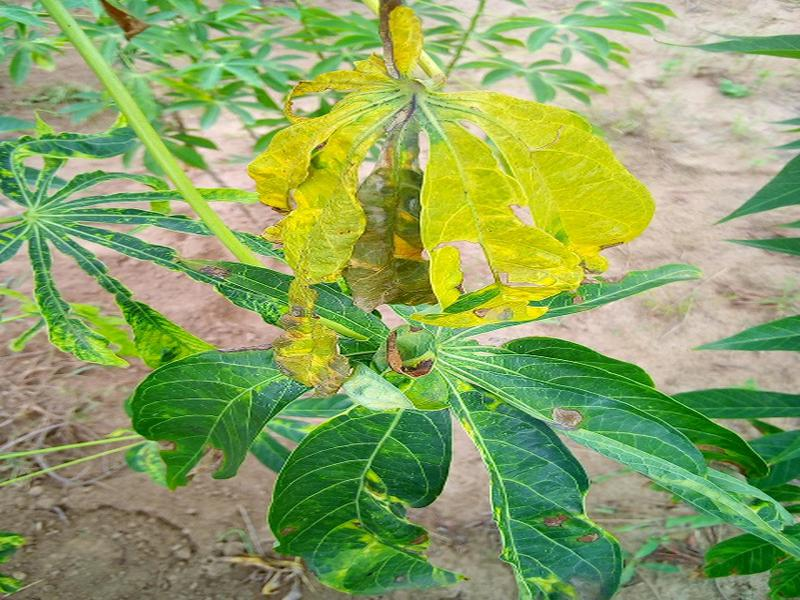
#> input picture Assets/Cassava___bacterial_blight/102485576.jpg, 800 x 600 px; its folder holds only this picture in this run
$ jupyter execute --allow-errors Percobaan4.ipynb   (older library calls are emulated)
#> lines starting #> are read from the running program, lines starting #| are printed output that depends on the picture; after the words box and inside, x2 and y2 are one past the last pixel; in counts of white or black regions, pixels touching at a corner belong together
[cell 1]
import os
import cv2 as cv
import matplotlib.pyplot as plt
import numpy as np
import pandas as pd
from sklearn.model_selection import train_test_split, cross_val_predict
from sklearn.metrics import accuracy_score, classification_report
from skimage.feature import graycomatrix, graycoprops
from skimage.filters import threshold_otsu
from scipy.stats import entropy
from sklearn.ensemble import RandomForestClassifier
from sklearn.svm import SVC
from sklearn.neighbors import KNeighborsClassifier
from sklearn.metrics import accuracy_score, precision_score, recall_score, f1_score, confusion_matrix, classification_report
from sklearn.metrics import (confusion_matrix, ConfusionMatrixDisplay)
import seaborn as sns

### Analisis Modul dan Pustaka (Import Library)

Cell ini berfungsi untuk memuat seluruh pustaka (*library*) dan modul Python yang diperlukan dalam membangun sistem klasifikasi citra digital berbasis ekstraksi fitur tekstur.

Berikut adalah pengelompokkan fungsi dari setiap pustaka yang diimpor:

#### 1. Manajemen Sistem dan File
*   `os`: Digunakan untuk berinteraksi dengan sistem operasi, seperti membaca struktur folder, mengakses jalur file (*file path*), dan mengelola direktori dataset citra.

#### 2. Pengolahan Citra Digital (Image Processing)
*   `cv2` (OpenCV): Pustaka utama untuk membaca, mengubah ukuran (*resize*), mengubah ruang warna (misalnya dari BGR ke *grayscale*), dan memanipulasi matriks citra.
*   `threshold_otsu` (`skimage.filters`): Algoritma untuk melakukan segmentasi citra secara otomatis dengan memisahkan objek (*foreground*) dari latar belakang (*background*) berdasarkan nilai ambang batas optimal.
*   `graycomatrix` dan `graycoprops` (`skimage.feature`): Modul untuk mengekstraksi fitur tekstur menggunakan metode *Gray-Level Co-occurrence Matrix* (GLCM).

#### 3. Analisis Data dan Komputasi Numerik
*   `numpy` (np): Digunakan untuk komputasi numerik dan manipulasi array multidimensi, karena setiap citra digital dibaca oleh Python dalam bentuk matriks angka.
*   `pandas` (pd): Digunakan untuk menyusun, mengelola, dan menyimpan data fitur hasil ekstraksi ke dalam bentuk tabel (*DataFrame*).
*   `entropy` (`scipy.stats`): Digunakan untuk menghitung nilai keacakan atau informasi (entropi) dari distribusi intensitas piksel citra sebagai fitur tambahan.

#### 4. Pembelajaran Mesin (Machine Learning)
*   `train_test_split`: Fungsi untuk membagi dataset menjadi dua bagian, yaitu data latih (*training data*) untuk melatih model dan data uji (*testing data*) untuk menguji performa model.
*   `cross_val_predict`: Fungsi untuk melakukan validasi silang (*cross-validation*) guna mendapatkan prediksi yang lebih objektif dari seluruh dataset.
*   `RandomForestClassifier`: Algoritma klasifikasi berbasis kumpulan pohon keputusan (*ensemble learning*).
*   `SVC` (Support Vector Classifier): Algoritma klasifikasi berbasis pemisahan hiperplan (*hyperplane*).
*   `KNeighborsClassifier`: Algoritma klasifikasi berbasis kedekatan jarak antar data (tetangga terdekat).

#### 5. Evaluasi Model dan Visualisasi
*   `accuracy_score`, `precision_score`, `recall_score`, `f1_score`: Metrik standar untuk mengukur kinerja dan akurasi dari model klasifikasi yang digunakan.
*   `confusion_matrix` dan `classification_report`: Alat untuk melihat detail performa klasifikasi pada masing-masing kelas target.
*   `ConfusionMatrixDisplay`: Modul bawaan Scikit-Learn untuk menampilkan matriks kebingungan secara visual.
*   `matplotlib.pyplot` (plt): Pustaka dasar untuk menampilkan gambar, grafik plot, atau diagram analisis.
*   `seaborn` (sns): Pustaka visualisasi data berbasis Matplotlib untuk menampilkan grafik statistik (seperti *heatmap* dari *confusion matrix*) dengan visualisasi yang lebih rapi.

---

### Proses yang Terjadi pada Cell

1.  **Pemuatan ke Memori**: Saat cell dijalankan, Python akan mencari dan memuat seluruh kode dari pustaka yang terinstal di lingkungan kerja ke dalam memori RAM.
2.  **Inisialisasi Alias**: Pustaka besar seperti OpenCV, NumPy, Pandas, Seaborn, dan Matplotlib diberi nama alias (seperti `cv`, `np`, `pd`, `sns`, `plt`) untuk menyederhanakan penulisan kode di tahap berikutnya.

---

### Pengaruh untuk Cell Selanjutnya

Cell ini merupakan **fondasi utama** dari seluruh rangkaian program. Jika cell ini tidak dijalankan terlebih dahulu, atau terjadi error karena ada pustaka yang belum terinstal, maka cell-cell di bawahnya tidak akan bisa dieksekusi.

Secara spesifik, cell ini memberikan pengaruh langsung terhadap:
*   **Proses Input/Output**: Mengizinkan cell selanjutnya untuk membaca file gambar di dalam folder menggunakan `os` dan `cv2`.
*   **Proses Pra-pemrosesan & Ekstraksi Fitur**: Mengizinkan perhitungan segmentasi citra (Otsu) serta ekstraksi parameter tekstur GLCM (*contrast, correlation, energy, homogeneity*).
*   **Proses Training Model**: Menyediakan arsitektur algoritma (SVM, Random Forest, KNN) yang siap diisi oleh data fitur yang telah diekstraksi.
*   **Proses Evaluasi**: Menyediakan fungsi visualisasi untuk menampilkan grafik performa dan tabel akurasi di akhir proses program.

[cell 2]
data = []
labels = []
file_name = []

IMG_SIZE = (128, 128)

for sub_folder in os.listdir("Assets"):
    sub_folder_files = os.listdir(os.path.join("Assets", sub_folder))
    for i, filename in enumerate(sub_folder_files):
        img_path = os.path.join("Assets", sub_folder, filename)
        img = cv.imread(img_path)
#> img is the input picture: shape (600, 800, 3); mean B, G, R 98.7, 163.6, 138.8

        if img is None:
            continue

        data.append(img)
        labels.append(sub_folder)
        file_name.append(f"{sub_folder}_{i+1}.jpg")

print(f"Total data: {len(data)}")
#| Total data: 2
print(f"Kelas: {sorted(set(labels))}")

### Analisis Proses Pembacaan Dataset (Data Loading)

Cell ini berfungsi untuk melakukan pemrosesan awal berupa pembacaan berkas citra digital secara otomatis dari direktori lokal, mengorganisasikannya ke dalam struktur data Python, serta mencatat label kategori berdasarkan struktur foldernya.

Berikut adalah rincian fungsionalitas dari setiap baris kode:

#### 1. Inisialisasi Struktur Data dan Konfigurasi
* `data = []`, `labels = []`, `file_name = []`: Membuat tiga *list* kosong yang akan digunakan sebagai wadah untuk menyimpan matriks citra piksel, label kategori (kelas), dan nama file baru yang terformat.
* `IMG_SIZE = (128, 128)`: Mendefinisikan variabel dimensi target untuk proses penyeragaman ukuran citra (meskipun pada cell ini variabel tersebut belum diaplikasikan di dalam *loop*).

#### 2. Iterasi dan Penjelajahan Direktori (Looping)
* `for sub_folder in os.listdir("Assets")`: Melakukan perulangan untuk membaca setiap sub-folder yang berada di dalam folder utama bernama `"Assets"`. Nama dari sub-folder ini secara otomatis akan dijadikan sebagai representasi nama kelas/label target.
* `os.path.join("Assets", sub_folder)`: Menggabungkan jalur direktori secara aman agar kompatibel dengan sistem operasi yang digunakan.
* `enumerate(sub_folder_files)`: Mengiterasi setiap file di dalam sub-folder sekaligus menyediakan indeks angka (`i`) yang dimulai dari 0 untuk kebutuhan penamaan file yang unik.

#### 3. Pemrosesan dan Validasi Citra
* `cv.imread(img_path)`: Menggunakan OpenCV untuk membaca file citra dari jalur komputer dan mengubahnya menjadi sebuah matriks array NumPy (format default BGR).
* `if img is None: continue`: Sebuah mekanisme validasi (*error handling*). Jika ada file yang rusak, korup, atau bukan berformat citra sehingga gagal dibaca oleh OpenCV, program akan langsung melewati (*skip*) file tersebut dan melanjutkan ke file berikutnya tanpa menghentikan seluruh proses (*crash*).

#### 4. Penyimpanan Data dan Output
* `data.append(img)` & `labels.append(sub_folder)`: Memasukkan matriks citra dan labelnya ke dalam *list* masing-back secara berurutan, sehingga indeks pada `data` akan selalu berpasangan dengan indeks pada `labels`.
* `file_name.append(f"{sub_folder}_{i+1}.jpg")`: Membuat format penamaan baru yang rapi untuk setiap citra berbasis nama kelas dan nomor urutannya (misal: `KelasA_1.jpg`, `KelasA_2.jpg`).
* `print(...)`: Menampilkan ringkasan informasi di akhir proses berupa total keseluruhan citra yang berhasil dimuat serta daftar nama kelas unik yang ditemukan setelah diurutkan secara alfabetis.

---

### Proses yang Terjadi pada Cell

1.  **Eksposisi Struktur Folder**: Program masuk ke dalam folder `"Assets"`, melihat folder kategori di dalamnya, lalu memeriksa setiap file gambar yang ada di tiap-tiap kategori tersebut.
2.  **Konversi Citra ke Matriks**: Setiap gambar fisik (seperti format .jpg atau .png) dibaca dan diterjemahkan menjadi representasi angka piksel di dalam memori.
3.  **Sinkronisasi Indeks**: Program memastikan bahwa gambar ke-$n$ di dalam *list* `data` memiliki label yang sesuai di indeks ke-$n$ pada *list* `labels`.

---

### Pengaruh untuk Cell Selanjutnya

Cell ini bertindak sebagai **penyedia data mentah (Data Provider)** untuk tahapan-tahapan berikutnya di dalam proyek pengolahan citra.

Secara spesifik, pengaruhnya meliputi:
* **Tahap Pra-pemrosesan Lanjutan**: *List* `data` yang berisi citra asli siap digunakan pada cell berikutnya untuk diubah ukurannya menggunakan variabel `IMG_SIZE`, dikonversi ke *grayscale*, atau dilakukan segmentasi biner (Otsu Thresholding).
* **Tahap Ekstraksi Fitur**: Struktur matriks di dalam `data` akan menjadi input utama bagi fungsi ekstraksi fitur tekstur GLCM untuk dihitung nilai fiturnya satu per satu.
* **Tahap Pemisahan Dataset**: *List* `data` (setelah diekstrak fiturnya) dan `labels` akan menjadi argumen input bagi fungsi `train_test_split()` untuk memisahkan data latih dan data uji sebelum masuk ke algoritma *Machine Learning*.

[cell 3]
def median_filter(img, size):
    h, w = img.shape
    pad = size // 2
    padded = np.pad(img, pad, mode='edge')
    canvas = np.zeros_like(img, dtype=np.uint8)

    area = size * size
    target = area // 2

    for i in range(h):
        for j in range(w):
            region = padded[i:i+size, j:j+size]

            counts = [0] * 256
            for row in region:
                for val in row:
                    counts[int(val)] += 1

            current_sum = 0
            for val in range(256):
                current_sum += counts[val]
                if current_sum > target:
                    canvas[i, j] = val
                    break
    return canvas

kernel = np.array([
    [0, 1, 0],
    [1, 1, 1],
    [0, 1, 0]
], dtype=np.uint8)

### Analisis Fungsi Filter Median dan Inisialisasi Kernel

Cell ini mendefinisikan sebuah fungsi kustom untuk mereduksi derau (*noise reduction*) menggunakan **Median Filter** yang dioptimalkan dengan metode *histogram counting*, serta menginisialisasi sebuah struktur elemen matriks (*kernel*) berbentuk palang (cross).

Berikut adalah rincian fungsionalitas dari setiap bagian kode:

#### 1. Implementasi Kustom `median_filter(img, size)`
Fungsi ini melakukan penyaringan derau (terutama derau *salt-and-pepper*) dengan mencari nilai tengah dari intensitas piksel di sekitar tetangga terdekatnya tanpa menggunakan fungsi bawaan OpenCV.
* **Padding Gambar**:
    * `pad = size // 2`: Menghitung ketebalan baris/kolom tambahan berdasarkan ukuran *kernel*.
    * `padded = np.pad(img, pad, mode='edge')`: Menambahkan tepian pada gambar asli dengan menyalin nilai piksel terluar (*edge*). Hal ini dilakukan agar piksel di bagian tepi gambar asli tetap dapat diproses oleh *kernel*.
* **Inisialisasi Kanvas**: `canvas = np.zeros_like(img, dtype=np.uint8)` membuat matriks kosong berwarna hitam dengan dimensi yang sama seperti gambar asli sebagai wadah hasil filter.
* **Optimasi Median Menggunakan Histogram (Counting)**:
    * `counts = [0] * 256`: Alih-alih melakukan pengurutan (*sorting*) array piksel secara konvensional yang memakan waktu lama ($O(N \log N)$), fungsi ini membuat array frekuensi/histogram lokal berukuran 256 elemen untuk mencatat kemunculan nilai intensitas piksel di dalam jendela tetangga (*region*).
    * `current_sum += counts[val]`: Melakukan penjumlahan kumulatif (*cumulative sum*) dari intensitas 0 hingga 256. Ketika jumlah kumulatif melewati nilai indeks tengah (`target = area // 2`), maka nilai intensitas `val` tersebut dideklarasikan sebagai nilai median dan dimasukkan ke dalam `canvas[i, j]`.

#### 2. Definisi Struktur Kernel (`kernel`)
* `kernel = np.array([...], dtype=np.uint8)`: Membuat sebuah matriks biner $3 \times 3$ berbentuk palang (*cross-shaped*). Matriks jenis ini biasanya digunakan sebagai *structuring element* (SE) dalam operasi morfologi citra digital seperti **Erosi**, **Dilasi**, **Opening**, atau **Closing** pada tahapan segmentasi.

---

### Proses yang Terjadi pada Cell

1.  **Deklarasi Fungsi Logika**: Python menyimpan algoritma perataan median kustom ke dalam memori. Algoritma ini memproses gambar beralur spasial blok demi blok piksel.
2.  **Alokasi Struktur Morfologi**: Matriks `kernel` biner dialokasikan ke dalam variabel sehingga siap digunakan untuk memanipulasi bentuk geometris objek di dalam citra.

---

### Pengaruh untuk Cell Selanjutnya

Cell ini berfungsi sebagai penyedia fungsi **Pra-pemrosesan Tingkat Lanjut (Advanced Preprocessing)** dan **Operasi Morfologi**.

Secara spesifik, pengaruhnya meliputi:
* **Tahap Perbaikan Kualitas Citra (Image Enhancement)**: Cell berikutnya dapat memanggil fungsi `median_filter(img, size)` untuk membersihkan derau bintik hitam-putih pada citra-citra yang ada di dalam *list* `data` sebelum masuk ke tahap segmentasi.
* **Tahap Segmentasi dan Perbaikan Bentuk**: Objek `kernel` yang berbentuk palang siap digunakan pada cell di bawahnya sebagai parameter di dalam fungsi morfologi OpenCV (seperti `cv.morphologyEx` atau `cv.dilate`/`cv.erode`) untuk menutup lubang-lubang kecil pada objek atau memisahkan objek yang saling menempel setelah proses *thresholding* (Otsu).

[cell 4]
def threshold_otsu_method(image):
    batas = threshold_otsu(image)   # ← batas dihitung otomatis
    hasil = np.copy(image)
    hasil[hasil >= batas] = 255
    hasil[hasil < batas] = 0
    return hasil

def masking(image, mask):
    height, width = image.shape

    new_img = np.zeros((height, width))  # ← canvas hitam
    for i in range(height):
        for j in range(width):
            if mask[i][j] != 0:          # ← cek mask
                new_img[i][j] = image[i][j]  # ← salin piksel
    return new_img

def dilasi(image, kernel_size=3):
    pad = kernel_size // 2
    padded = np.pad(image, pad, mode='constant', constant_values=0)

    hasil = np.zeros_like(image)

    for i in range(image.shape[0]):
        for j in range(image.shape[1]):
            window = padded[i:i+kernel_size, j:j+kernel_size]
            hasil[i, j] = np.max(window)

    return hasil

def erosi(image, kernel_size=3):
    pad = kernel_size // 2
    padded = np.pad(image, pad, mode='constant', constant_values=255)

    hasil = np.zeros_like(image)

    for i in range(image.shape[0]):
        for j in range(image.shape[1]):
            window = padded[i:i+kernel_size, j:j+kernel_size]
            hasil[i, j] = np.min(window)

    return hasil

### Analisis Fungsi Segmentasi, Masking, dan Operasi Morfologi

Cell ini mendefinisikan empat fungsi kustom yang merepresentasikan tahapan penting dalam segmentasi citra, yaitu pemisahan objek dari latar belakang (*thresholding*), isolasi objek (*masking*), serta manipulasi geometri objek menggunakan operasi morfologi dasar (dilasi dan erosi).

Berikut adalah rincian fungsionalitas dari setiap fungsi:

#### 1. Segmentasi Otomatis (`threshold_otsu_method`)
Fungsi ini digunakan untuk mengubah citra berskala keabuan (*grayscale*) menjadi citra biner (hitam-putih).
* `batas = threshold_otsu(image)`: Menghitung nilai ambang batas (*threshold*) secara otomatis berdasarkan histogram citra, memisahkan dua kelas piksel (latar depan dan latar belakang) dengan meminimalkan varians dalam-kelas (*intra-class variance*).
* `hasil[hasil >= batas] = 255` & `hasil[hasil < batas] = 0`: Piksel dengan intensitas yang sama atau lebih besar dari nilai batas akan diubah menjadi putih (255), sedangkan yang lebih kecil akan diubah menjadi hitam (0).

#### 2. Isolasi Objek (`masking`)
Fungsi ini berfungsi untuk memotong atau mengambil area spesifik pada citra asli berdasarkan pola dari citra biner (*mask*).
* `new_img = np.zeros((height, width))`: Menyiapkan kanvas kosong berwarna hitam.
* `if mask[i][j] != 0`: Melakukan pengecekan piksel per piksel. Jika piksel pada *mask* berwarna putih (bukan 0/objek), maka nilai piksel asli dari `image` akan disalin ke kanvas baru. Jika *mask* berwarna hitam, kanvas akan tetap berwarna hitam.

#### 3. Operasi Morfologi Perluasan (`dilasi`)
Fungsi kustom untuk mempertebal atau memperluas tepian objek berwarna putih di dalam citra biner.
* `padded = np.pad(..., constant_values=0)`: Menambahkan tepian hitam di sekeliling citra agar operasi jendela tidak keluar dari batas indeks.
* `hasil[i, j] = np.max(window)`: Berjalan secara spasial dan mengambil nilai maksimum di dalam area jendela (*window*). Jika ada setidaknya satu piksel putih (255) di dalam struktur jendela, maka piksel pusat akan ikut berubah menjadi putih (255).

#### 4. Operasi Morfologi Pengikisan (`erosi`)
Fungsi kustom untuk menipiskan atau mengikis tepian objek berwarna putih, serta menghilangkan derau bintik putih yang kecil.
* `padded = np.pad(..., constant_values=255)`: Menambahkan tepian putih di sekeliling citra untuk menjaga konsistensi nilai minimum di batas luar.
* `hasil[i, j] = np.min(window)`: Mengambil nilai minimum di dalam area jendela. Jika ada setidaknya satu piksel hitam (0) di dalam struktur jendela, maka piksel pusat akan ikut terkikis menjadi hitam (0).

---

### Proses yang Terjadi pada Cell

1.  **Deklarasi Fungsi Pemrosesan**: Seluruh logika algoritma segmentasi biner, ekstraksi area terisolasi, serta fungsi manipulasi struktur piksel (morfologi) didaftarkan ke dalam sistem Python.
2.  **Pemetaan Algoritma Manual**: Fungsi `dilasi` dan `erosi` diimplementasikan menggunakan teknik *nested loop* untuk mensimulasikan cara kerja konvolusi lokal tanpa bergantung pada fungsi instan seperti `cv.dilate` atau `cv.erode`.

---

### Pengaruh untuk Cell Selanjutnya

Cell ini menjadi inti dari tahapan **Pra-pemrosesan Data (Data Preprocessing)** sebelum ekstraksi fitur dilakukan.

Secara spesifik, pengaruhnya meliputi:
* **Tahap Ekstraksi Region of Interest (ROI)**: Cell berikutnya dapat memanggil fungsi-fungsi ini secara berurutan untuk membuang latar belakang yang tidak diperlukan, menyisakan hanya objek utama yang ingin diteliti melalui kombinasi `threshold_otsu_method` dan `masking`.
* **Tahap Penyempurnaan Kontur Objek**: Hasil segmentasi biner yang terkadang berlubang atau memiliki serat terpisah dapat diperbaiki pada cell berikutnya dengan mengombinasikan fungsi `dilasi` dan `erosi` (misalnya untuk membentuk operasi *Closing* atau *Opening*).
* **Tahap Standardisasi Data Fitur**: Karakteristik tekstur GLCM yang dihitung pada cell berikutnya menjadi lebih akurat karena hanya fokus mengekstrak nilai tekstur dari area objek asli hasil masking, bukan dari area latar belakang.

[cell 5]
size = (128, 128)
def pre_proses4(image, target_size=size):
    resized = cv.resize(image, target_size)

    if len(resized.shape) == 3:
        gray = cv.cvtColor(resized, cv.COLOR_BGR2GRAY)
    else:
        gray = resized

    img = median_filter(gray, 3)
    img = threshold_otsu_method (img)
    img = masking (gray, img)
    img = erosi (img)
    img = dilasi (img)

    return img

[cell 6]
def percobaan4(img):
    hasil = pre_proses4(img)
#> in pre_proses4, `resized = cv.resize(image, target_size)`:
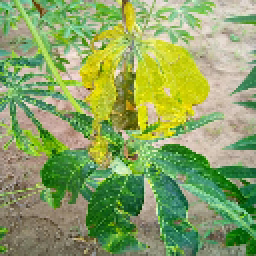
#> resized: shape (128, 128, 3) (shown 2 times larger); mean B, G, R 98.5, 163.4, 138.6
#> after the loop in median_filter, `for i in range(h):`:
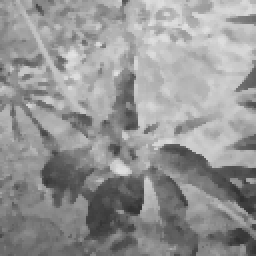
#> canvas: shape (128, 128) (shown 2 times larger); min 48, max 227, mean 148.5
#> in threshold_otsu_method, `batas = threshold_otsu(image)`: batas = 143
#> in threshold_otsu_method, `hasil[hasil < batas] = 0`:
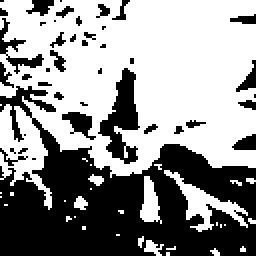
#> hasil: shape (128, 128) (shown 2 times larger); 57.7% white; 42 black regions (25 under 20 px), largest, box (x1, y1, x2, y2) and area: (0, 43, 128, 128) 5491, (49, 34, 70, 82) 479, (0, 9, 22, 37) 155
#> after the loop in masking, `for i in range(height):`:
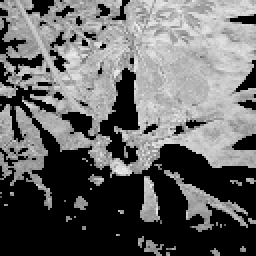
#> new_img: shape (128, 128) float64 (shown 2 times larger); min 0, max 244, mean 102.3
#> after the loop in erosi, `for i in range(image.shape[0]):`:
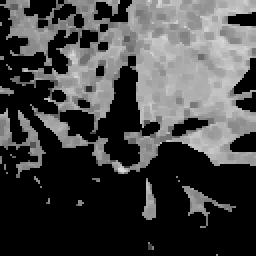
#> hasil: shape (128, 128) float64 (shown 2 times larger); min 0, max 219, mean 69.1
#> after the loop in dilasi, `for i in range(image.shape[0]):`:
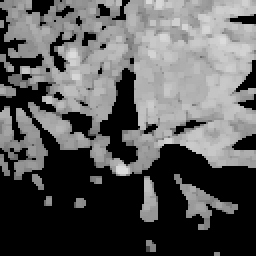
#> hasil: shape (128, 128) float64 (shown 2 times larger); min 0, max 219, mean 91.3
#> call 2 of pre_proses4, with target_size = (128, 128)
#> in pre_proses4 (call 2), `resized = cv.resize(image, target_size)`:
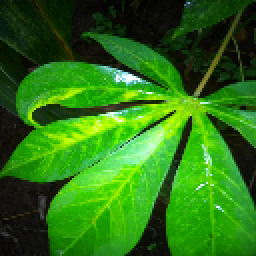
#> resized: shape (128, 128, 3) (shown 2 times larger); mean B, G, R 19.7, 114.5, 43.9
#> call 2 of median_filter, with size = 3
#> in median_filter (call 2), `padded = np.pad(img, pad, mode='edge')`:
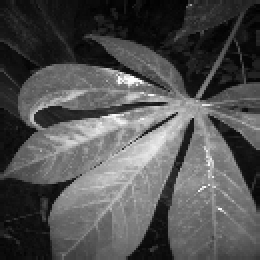
#> padded: shape (130, 130) (shown 2 times larger); min 0, max 254, mean 81.2
#> after the loop in median_filter (call 2), `for i in range(h):`:
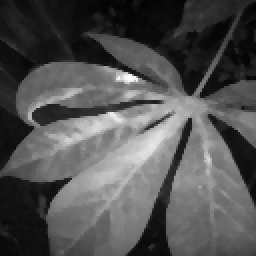
#> canvas: shape (128, 128) (shown 2 times larger); min 1, max 251, mean 81.8
#> in threshold_otsu_method (call 2), `batas = threshold_otsu(image)`: batas = 76
#> in threshold_otsu_method (call 2), `hasil[hasil >= batas] = 255`:
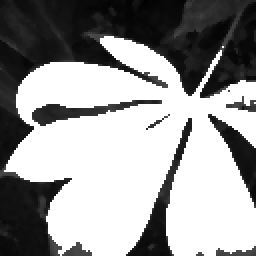
#> hasil: shape (128, 128) (shown 2 times larger); min 1, max 255, mean 152.6
#> (the rest of the program and of its run is left out)
